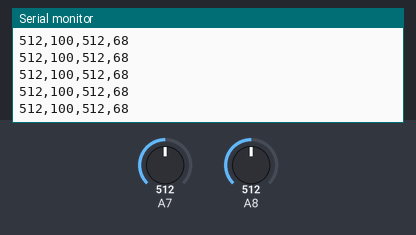
Simulated run of this sketch. Board: Arduino Mega 2560, built with avr-gcc and run on an emulated ATmega2560. Parts: the last lines printed to the serial monitor. Inputs (shaded band) come from the test bench; at power-on: A7 = 512, A8 = 512.

Above: at 1.2 s.
1.3 s: A7 set to 716
At 1.49 s:
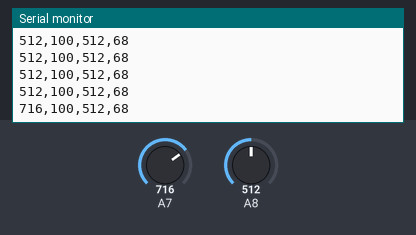
2.8 s: A8 set to 716
At 2.85 s:
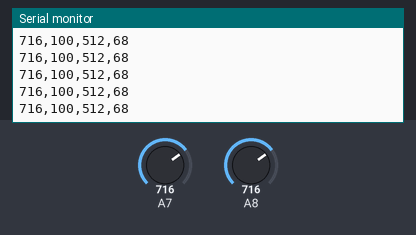
4.3 s: A7 set to 900
At 4.36 s:
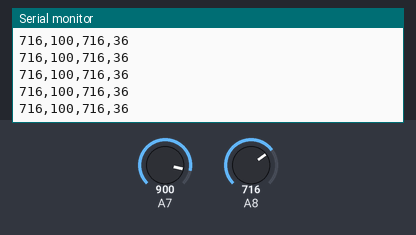
5.8 s: A8 set to 900
At 5.87 s:
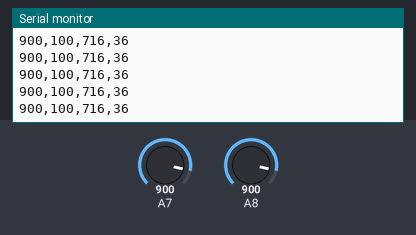
Timing chart, 0 to 8.3 s (numbered marks = the images above; inputs shaded):
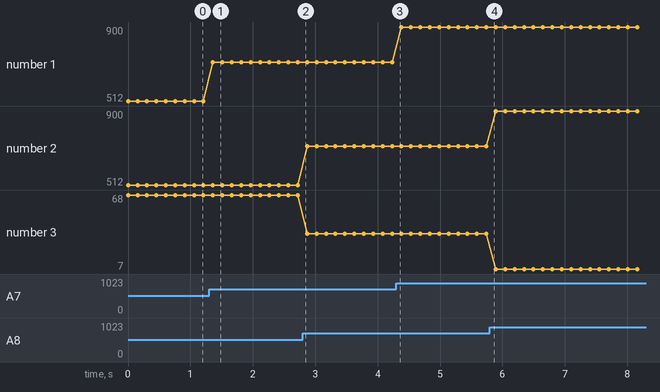

The sketch:

Reads.ino
```cpp
#include "light.h"

#define minRead 0
#define maxRead 1023

lightSensor s0(A7, 950, 1012);
lightSensor s1(A8, 300, 945);

void setup()
{
    Serial.begin(9600);
}

void loop()
{
    s0.read();
    s1.read();
    Serial.println((String)s0.raw + "," + (String)s0.light + "," + (String)s1.raw + "," + (String)s1.light);
    delay(150);
}
```

light.h
```cpp
class lightSensor
{
private:
    byte pin;

    void init()
    {
        pinMode(pin, INPUT);
    }

public:
    int minRead;
    int maxRead;
    byte blackThreshold;
    byte minGreen;
    byte maxGreen;
    int raw;
    byte light;
    bool black;

    lightSensor(byte pin, int minRead = 0, int maxRead = 1023, byte blackThreshold = 50)
    {
        this->pin = pin;
        this->minRead = minRead;
        this->maxRead = maxRead;
        this->blackThreshold = blackThreshold;
        init();
    }

    void read()
    {
        this->raw = analogRead(pin);
        this->light = constrain(map(raw, minRead, maxRead, 100, 0), 0, 100);
        this->black = light >= blackThreshold;
    }

    byte getLight()
    {
        read();
        return this->light;
    }

    int getRawRead()
    {
        read();
        return this->raw;
    }
};
```

Measured:
- after the input at 1.3 s, the serial monitor: prints a new line after 0.06 s (image 1)
- plotted number 1: 512 → 716 after the input at 1.3 s, 716 → 900 after the input at 4.3 s
- plotted number 3: 68 → 36 after the input at 2.8 s, 36 → 7 after the input at 5.8 s
